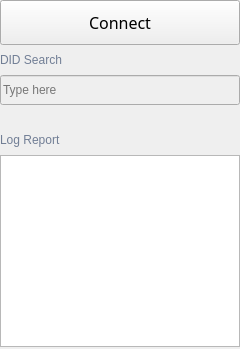
                 <widget class="QFrame" name="extraRightBox">
                  <property name="minimumSize">
                   <size>
                    <width>240</width>
                    <height>0</height>
                   </size>
                  </property>
                  <property name="maximumSize">
                   <size>
                    <width>0</width>
                    <height>16777215</height>
                   </size>
                  </property>
                  <property name="styleSheet">
                   <string notr="true"/>
                  </property>
                  <property name="frameShape">
                   <enum>QFrame::Shape::NoFrame</enum>
                  </property>
                  <property name="frameShadow">
                   <enum>QFrame::Shadow::Raised</enum>
                  </property>
                  <layout class="QVBoxLayout" name="verticalLayout_7">
                   <property name="spacing">
                    <number>0</number>
                   </property>
                   <property name="leftMargin">
                    <number>0</number>
                   </property>
                   <property name="topMargin">
                    <number>0</number>
                   </property>
                   <property name="rightMargin">
                    <number>0</number>
                   </property>
                   <property name="bottomMargin">
                    <number>2</number>
                   </property>
                   <item>
                    <widget class="QFrame" name="contentSettings">
                     <property name="styleSheet">
                      <string notr="true"/>
                     </property>
                     <property name="frameShape">
                      <enum>QFrame::Shape::NoFrame</enum>
                     </property>
                     <property name="frameShadow">
                      <enum>QFrame::Shadow::Raised</enum>
                     </property>
                     <layout class="QVBoxLayout" name="verticalLayout_13" stretch="0,0,0,0,0,0">
                      <property name="spacing">
                       <number>0</number>
                      </property>
                      <property name="leftMargin">
                       <number>0</number>
                      </property>
                      <property name="topMargin">
                       <number>0</number>
                      </property>
                      <property name="rightMargin">
                       <number>0</number>
                      </property>
                      <property name="bottomMargin">
                       <number>0</number>
                      </property>
                      <item>
                       <widget class="QPushButton" name="btn_connect">
                        <property name="enabled">
                         <bool>true</bool>
                        </property>
                        <property name="sizePolicy">
                         <sizepolicy hsizetype="Expanding" vsizetype="Fixed">
                          <horstretch>0</horstretch>
                          <verstretch>0</verstretch>
                         </sizepolicy>
                        </property>
                        <property name="minimumSize">
                         <size>
                          <width>0</width>
                          <height>45</height>
                         </size>
                        </property>
                        <property name="font">
                         <font>
                          <family>Segoe UI Semibold</family>
                          <pointsize>12</pointsize>
                          <italic>false</italic>
                          <fontweight>DemiBold</fontweight>
                         </font>
                        </property>
                        <property name="cursor">
                         <cursorShape>ArrowCursor</cursorShape>
                        </property>
                        <property name="layoutDirection">
                         <enum>Qt::LayoutDirection::LeftToRight</enum>
                        </property>
                        <property name="styleSheet">
                         <string notr="true">background-image: url(:/icons/images/icons/cil-equalizer.png);
font: 600 12pt &quot;Segoe UI Semibold&quot;;</string>
                        </property>
                        <property name="text">
                         <string>Connect</string>
                        </property>
                        <property name="iconSize">
                         <size>
                          <width>16</width>
                          <height>16</height>
                         </size>
                        </property>
                        <property name="checkable">
                         <bool>true</bool>
                        </property>
                        <property name="checked">
                         <bool>false</bool>
                        </property>
                        <property name="autoDefault">
                         <bool>false</bool>
                        </property>
                        <property name="default">
                         <bool>false</bool>
                        </property>
                        <property name="flat">
                         <bool>false</bool>
                        </property>
                       </widget>
                      </item>
                      <item>
                       <widget class="QLabel" name="label_search">
                        <property name="minimumSize">
                         <size>
                          <width>0</width>
                          <height>30</height>
                         </size>
                        </property>
                        <property name="styleSheet">
                         <string notr="true">color: rgb(113, 126, 149);</string>
                        </property>
                        <property name="text">
                         <string>DID Search</string>
                        </property>
                        <property name="margin">
                         <number>5</number>
                        </property>
                       </widget>
                      </item>
                      <item>
                       <widget class="QLineEdit" name="lineEdit_search">
                        <property name="enabled">
                         <bool>false</bool>
                        </property>
                        <property name="minimumSize">
                         <size>
                          <width>0</width>
                          <height>30</height>
                         </size>
                        </property>
                        <property name="text">
                         <string/>
                        </property>
                        <property name="placeholderText">
                         <string>Type here</string>
                        </property>
                       </widget>
                      </item>
                      <item>
                       <spacer name="verticalSpacer">
                        <property name="orientation">
                         <enum>Qt::Orientation::Vertical</enum>
                        </property>
                        <property name="sizeType">
                         <enum>QSizePolicy::Policy::Preferred</enum>
                        </property>
                        <property name="sizeHint" stdset="0">
                         <size>
                          <width>20</width>
                          <height>20</height>
                         </size>
                        </property>
                       </spacer>
                      </item>
                      <item>
                       <widget class="QLabel" name="label_log">
                        <property name="minimumSize">
                         <size>
                          <width>0</width>
                          <height>30</height>
                         </size>
                        </property>
                        <property name="styleSheet">
                         <string notr="true">color: rgb(113, 126, 149);</string>
                        </property>
                        <property name="text">
                         <string>Log Report</string>
                        </property>
                        <property name="margin">
                         <number>5</number>
                        </property>
                       </widget>
                      </item>
                      <item>
                       <widget class="QPlainTextEdit" name="plainTextEdit_log">
                        <property name="sizePolicy">
                         <sizepolicy hsizetype="Expanding" vsizetype="Expanding">
                          <horstretch>0</horstretch>
                          <verstretch>0</verstretch>
                         </sizepolicy>
                        </property>
                        <property name="tabChangesFocus">
                         <bool>true</bool>
                        </property>
                        <property name="readOnly">
                         <bool>true</bool>
                        </property>
                       </widget>
                      </item>
                     </layout>
                    </widget>
                   </item>
                  </layout>
                 </widget>
